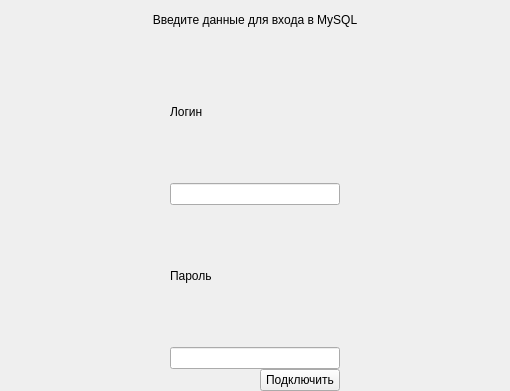
<?xml version="1.0" encoding="UTF-8"?>
<ui version="4.0">
 <class>Form</class>
 <widget class="QWidget" name="Form">
  <property name="geometry">
   <rect>
    <x>0</x>
    <y>0</y>
    <width>510</width>
    <height>391</height>
   </rect>
  </property>
  <property name="windowTitle">
   <string>Connector</string>
  </property>
  <layout class="QVBoxLayout" name="verticalLayout_5">
   <property name="spacing">
    <number>0</number>
   </property>
   <property name="leftMargin">
    <number>0</number>
   </property>
   <property name="topMargin">
    <number>0</number>
   </property>
   <property name="rightMargin">
    <number>0</number>
   </property>
   <property name="bottomMargin">
    <number>0</number>
   </property>
   <item>
    <widget class="QLabel" name="label">
     <property name="maximumSize">
      <size>
       <width>16777215</width>
       <height>40</height>
      </size>
     </property>
     <property name="text">
      <string>Введите данные для входа в MySQL</string>
     </property>
     <property name="alignment">
      <set>Qt::AlignCenter</set>
     </property>
    </widget>
   </item>
   <item>
    <widget class="QWidget" name="widget" native="true">
     <layout class="QHBoxLayout" name="horizontalLayout_2">
      <property name="spacing">
       <number>0</number>
      </property>
      <property name="leftMargin">
       <number>0</number>
      </property>
      <property name="topMargin">
       <number>0</number>
      </property>
      <property name="rightMargin">
       <number>0</number>
      </property>
      <property name="bottomMargin">
       <number>0</number>
      </property>
      <item>
       <spacer name="horizontalSpacer_2">
        <property name="orientation">
         <enum>Qt::Horizontal</enum>
        </property>
        <property name="sizeHint" stdset="0">
         <size>
          <width>40</width>
          <height>20</height>
         </size>
        </property>
       </spacer>
      </item>
      <item>
       <layout class="QVBoxLayout" name="verticalLayout_4">
        <item>
         <layout class="QVBoxLayout" name="verticalLayout_3">
          <item>
           <layout class="QVBoxLayout" name="verticalLayout">
            <item>
             <widget class="QLabel" name="label_2">
              <property name="text">
               <string>Логин</string>
              </property>
             </widget>
            </item>
            <item>
             <widget class="QLineEdit" name="lineEdit"/>
            </item>
           </layout>
          </item>
          <item>
           <layout class="QVBoxLayout" name="verticalLayout_2">
            <item>
             <widget class="QLabel" name="label_3">
              <property name="text">
               <string>Пароль</string>
              </property>
             </widget>
            </item>
            <item>
             <widget class="QLineEdit" name="lineEdit_2"/>
            </item>
           </layout>
          </item>
         </layout>
        </item>
        <item>
         <layout class="QHBoxLayout" name="horizontalLayout">
          <item>
           <spacer name="horizontalSpacer">
            <property name="orientation">
             <enum>Qt::Horizontal</enum>
            </property>
            <property name="sizeHint" stdset="0">
             <size>
              <width>40</width>
              <height>20</height>
             </size>
            </property>
           </spacer>
          </item>
          <item>
           <widget class="QPushButton" name="pushButton">
            <property name="text">
             <string>Подключить</string>
            </property>
           </widget>
          </item>
         </layout>
        </item>
       </layout>
      </item>
      <item>
       <spacer name="horizontalSpacer_3">
        <property name="orientation">
         <enum>Qt::Horizontal</enum>
        </property>
        <property name="sizeHint" stdset="0">
         <size>
          <width>40</width>
          <height>20</height>
         </size>
        </property>
       </spacer>
      </item>
     </layout>
    </widget>
   </item>
  </layout>
 </widget>
 <resources/>
 <connections/>
</ui>
